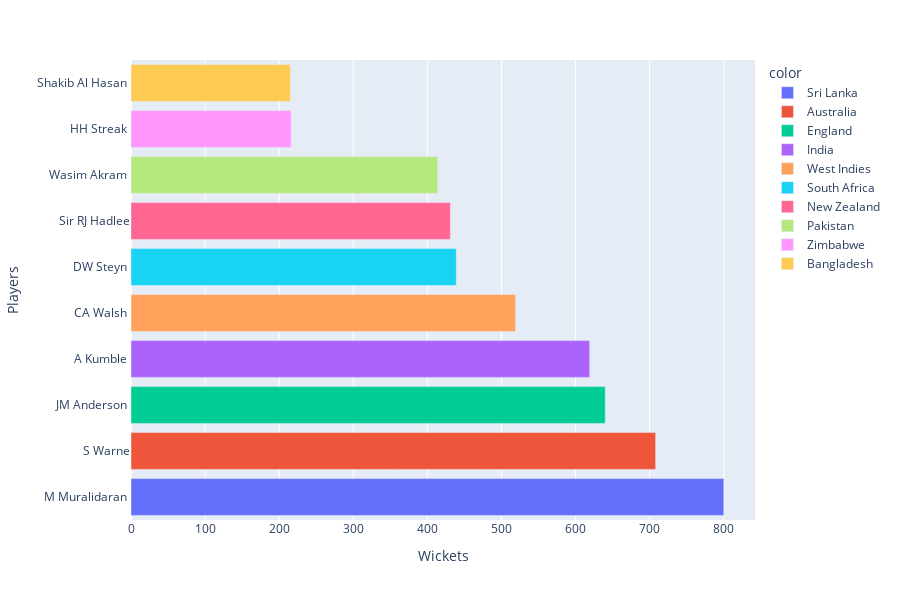

This figure's notebook cell:
### Code cell
df = px.data.tips()
fig = px.bar(Group_data, x=Group_data['Wickets '].head(1).values, y=Group_data['Player '].head(1).values, color=Group_data['Country '].head(1).values, orientation='h',
             height=600,labels={'y':'Players','x':'Wickets'})
fig.show()

### Figure 1 — Plotly figure (JSON) as saved in the notebook; plotly's stock layout.template omitted (floating-point values rounded to 4 significant figures)
{"data": [{"alignmentgroup": "True", "hovertemplate": "color=Sri Lanka <br>Wickets=%{x}<br>Players=%{y}<extra></extra>", "legendgroup": "Sri Lanka ", "marker": {"color": "#636efa", "pattern": {"shape": ""}}, "name": "Sri Lanka ", "offsetgroup": "Sri Lanka ", "orientation": "h", "showlegend": true, "textposition": "auto", "type": "bar", "x": [800], "xaxis": "x", "y": ["M Muralidaran "], "yaxis": "y"}, {"alignmentgroup": "True", "hovertemplate": "color=Australia <br>Wickets=%{x}<br>Players=%{y}<extra></extra>", "legendgroup": "Australia ", "marker": {"color": "#EF553B", "pattern": {"shape": ""}}, "name": "Australia ", "offsetgroup": "Australia ", "orientation": "h", "showlegend": true, "textposition": "auto", "type": "bar", "x": [708], "xaxis": "x", "y": ["S Warne"], "yaxis": "y"}, {"alignmentgroup": "True", "hovertemplate": "color=England <br>Wickets=%{x}<br>Players=%{y}<extra></extra>", "legendgroup": "England ", "marker": {"color": "#00cc96", "pattern": {"shape": ""}}, "name": "England ", "offsetgroup": "England ", "orientation": "h", "showlegend": true, "textposition": "auto", "type": "bar", "x": [640], "xaxis": "x", "y": ["JM Anderson "], "yaxis": "y"}, {"alignmentgroup": "True", "hovertemplate": "color=India <br>Wickets=%{x}<br>Players=%{y}<extra></extra>", "legendgroup": "India ", "marker": {"color": "#ab63fa", "pattern": {"shape": ""}}, "name": "India ", "offsetgroup": "India ", "orientation": "h", "showlegend": true, "textposition": "auto", "type": "bar", "x": [619], "xaxis": "x", "y": ["A Kumble "], "yaxis": "y"}, {"alignmentgroup": "True", "hovertemplate": "color=West Indies<br>Wickets=%{x}<br>Players=%{y}<extra></extra>", "legendgroup": "West Indies", "marker": {"color": "#FFA15A", "pattern": {"shape": ""}}, "name": "West Indies", "offsetgroup": "West Indies", "orientation": "h", "showlegend": true, "textposition": "auto", "type": "bar", "x": [519], "xaxis": "x", "y": ["CA Walsh "], "yaxis": "y"}, {"alignmentgroup": "True", "hovertemplate": "color=South Africa<br>Wickets=%{x}<br>Players=%{y}<extra></extra>", "legendgroup": "South Africa", "marker": {"color": "#19d3f3", "pattern": {"shape": ""}}, "name": "South Africa", "offsetgroup": "South Africa", "orientation": "h", "showlegend": true, "textposition": "auto", "type": "bar", "x": [439], "xaxis": "x", "y": ["DW Steyn "], "yaxis": "y"}, {"alignmentgroup": "True", "hovertemplate": "color=New Zealand <br>Wickets=%{x}<br>Players=%{y}<extra></extra>", "legendgroup": "New Zealand ", "marker": {"color": "#FF6692", "pattern": {"shape": ""}}, "name": "New Zealand ", "offsetgroup": "New Zealand ", "orientation": "h", "showlegend": true, "textposition": "auto", "type": "bar", "x": [431], "xaxis": "x", "y": ["Sir RJ Hadlee"], "yaxis": "y"}, {"alignmentgroup": "True", "hovertemplate": "color=Pakistan <br>Wickets=%{x}<br>Players=%{y}<extra></extra>", "legendgroup": "Pakistan ", "marker": {"color": "#B6E880", "pattern": {"shape": ""}}, "name": "Pakistan ", "offsetgroup": "Pakistan ", "orientation": "h", "showlegend": true, "textposition": "auto", "type": "bar", "x": [414], "xaxis": "x", "y": ["Wasim Akram "], "yaxis": "y"}, {"alignmentgroup": "True", "hovertemplate": "color=Zimbabwe<br>Wickets=%{x}<br>Players=%{y}<extra></extra>", "legendgroup": "Zimbabwe", "marker": {"color": "#FF97FF", "pattern": {"shape": ""}}, "name": "Zimbabwe", "offsetgroup": "Zimbabwe", "orientation": "h", "showlegend": true, "textposition": "auto", "type": "bar", "x": [216], "xaxis": "x", "y": ["HH Streak "], "yaxis": "y"}, {"alignmentgroup": "True", "hovertemplate": "color=Bangladesh <br>Wickets=%{x}<br>Players=%{y}<extra></extra>", "legendgroup": "Bangladesh ", "marker": {"color": "#FECB52", "pattern": {"shape": ""}}, "name": "Bangladesh ", "offsetgroup": "Bangladesh ", "orientation": "h", "showlegend": true, "textposition": "auto", "type": "bar", "x": [215], "xaxis": "x", "y": ["Shakib Al Hasan "], "yaxis": "y"}], "layout": {"barmode": "relative", "height": 600, "legend": {"title": {"text": "color"}, "tracegroupgap": 0}, "margin": {"t": 60}, "xaxis": {"anchor": "y", "domain": [0, 1], "title": {"text": "Wickets"}}, "yaxis": {"anchor": "x", "domain": [0, 1], "title": {"text": "Players"}}}}
